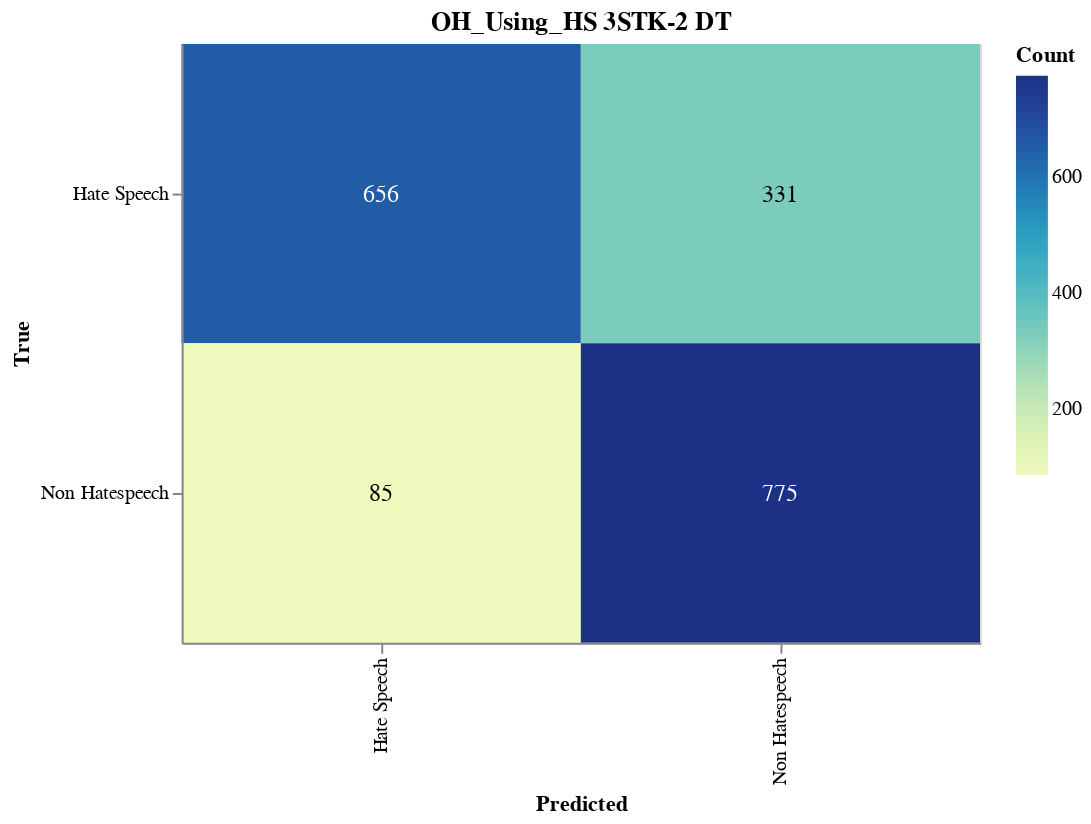

The notebook cell this image was saved under:
### Markdown cell above
#### Save CM

### Code cell
import altair as alt
import altair_saver
import pandas as pd
from sklearn.metrics import confusion_matrix

# Calculate the confusion matrix
cm = confusion_matrix(y_val, adjusted_predictions)

# Define class names
class_names = ['Hate Speech', 'Non Hatespeech']

# Convert confusion matrix to DataFrame
cm_df = pd.DataFrame(cm, index=class_names, columns=class_names).reset_index().melt(id_vars='index')
cm_df.columns = ['True', 'Predicted', 'Count']

# Ensure the order of categories
cm_df['True'] = pd.Categorical(cm_df['True'], categories=class_names, ordered=True)
cm_df['Predicted'] = pd.Categorical(cm_df['Predicted'], categories=class_names, ordered=True)

# Create the Altair plot
heatmap = alt.Chart(cm_df).mark_rect().encode(
    x=alt.X('Predicted:O', sort=class_names),
    y=alt.Y('True:O', sort=class_names),
    color='Count:Q',
    tooltip=['True', 'Predicted', 'Count']
).properties(
    width=400,
    height=300,
    title='OH_Using_HS 3STK-2 DT'
)

# Add text labels
text = heatmap.mark_text(
    align='center',
    baseline='middle',
    fontSize=12
).encode(
    text='Count:Q',
    color=alt.condition(
        alt.datum.Count > cm.max() / 2,
        alt.value('white'),
        alt.value('black')
    )
)

# Combine heatmap and text
final_chart = heatmap + text

# Display the plot
final_chart.show()

### Figure 1 — Vega-Lite specification as saved in the notebook (floating-point values rounded to 4 significant figures)
{"config": {"view": {"continuousWidth": 300, "continuousHeight": 300}}, "layer": [{"mark": {"type": "rect"}, "encoding": {"color": {"field": "Count", "type": "quantitative"}, "tooltip": [{"field": "True", "type": "ordinal"}, {"field": "Predicted", "type": "ordinal"}, {"field": "Count", "type": "quantitative"}], "x": {"field": "Predicted", "sort": ["Hate Speech", "Non Hatespeech"], "type": "ordinal"}, "y": {"field": "True", "sort": ["Hate Speech", "Non Hatespeech"], "type": "ordinal"}}, "title": "OH_Using_HS 3STK-2 DT"}, {"mark": {"type": "text", "align": "center", "baseline": "middle", "fontSize": 12}, "encoding": {"color": {"condition": {"test": "(datum.Count > 387.5)", "value": "white"}, "value": "black"}, "text": {"field": "Count", "type": "quantitative"}, "tooltip": [{"field": "True", "type": "ordinal"}, {"field": "Predicted", "type": "ordinal"}, {"field": "Count", "type": "quantitative"}], "x": {"field": "Predicted", "sort": ["Hate Speech", "Non Hatespeech"], "type": "ordinal"}, "y": {"field": "True", "sort": ["Hate Speech", "Non Hatespeech"], "type": "ordinal"}}, "title": "OH_Using_HS 3STK-2 DT"}], "data": {"name": "data-eacfebfa5e90715763c6a438752dba1f"}, "height": 300, "width": 400, "$schema": "https://vega.github.io/schema/vega-lite/v5.17.0.json", "datasets": {"data-eacfebfa5e90715763c6a438752dba1f": [{"True": "Hate Speech", "Predicted": "Hate Speech", "Count": 656}, {"True": "Non Hatespeech", "Predicted": "Hate Speech", "Count": 85}, {"True": "Hate Speech", "Predicted": "Non Hatespeech", "Count": 331}, {"True": "Non Hatespeech", "Predicted": "Non Hatespeech", "Count": 775}]}}
